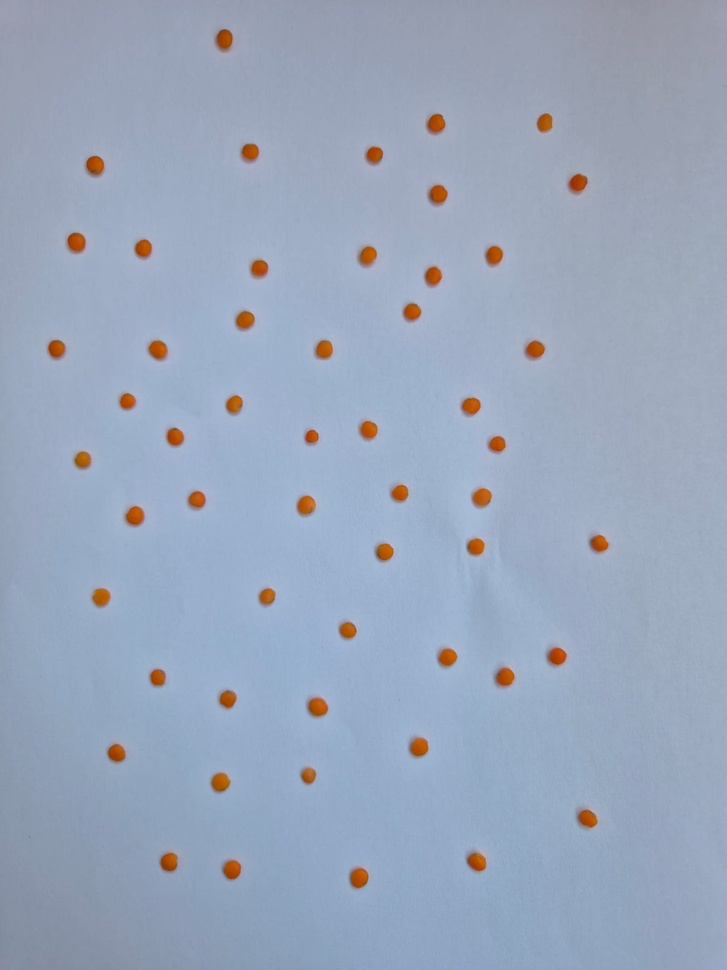
#> input picture images/mercimek.jpg, 727 x 970 px, shrunk from 1200 x 1600 before the run, found by its file name
$ python mercimek_sayisi.py
#> lines starting #> are read from the running program, lines starting #| are printed output that depends on the picture; after the words box and inside, x2 and y2 are one past the last pixel; in counts of white or black regions, pixels touching at a corner belong together
import cv2
import numpy as np
import matplotlib.pyplot as plt

# 1. Görüntüyü yükleme
image = cv2.imread('images/mercimek.jpg')
#> image is the input picture: shape (970, 727, 3); mean B, G, R 188.5, 167.2, 153.8
original = cv2.cvtColor(image, cv2.COLOR_BGR2RGB)

# 2. Gri tonlamaya çevirme
gray = cv2.cvtColor(image, cv2.COLOR_BGR2GRAY)
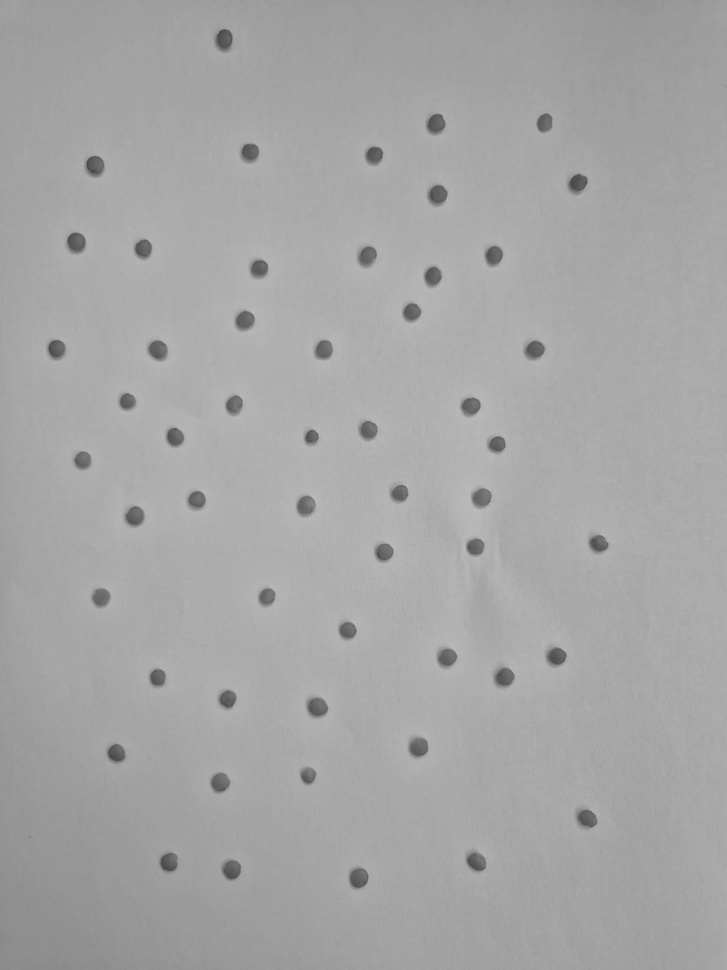
#> gray: shape (970, 727); min 63, max 194, mean 165.6

# 3. Gaussian bulanıklaştırma
blurred = cv2.GaussianBlur(gray, (11, 11), 0)

# 4. Eşikleme
_, thresh = cv2.threshold(blurred, 0, 255, cv2.THRESH_BINARY_INV + cv2.THRESH_OTSU)
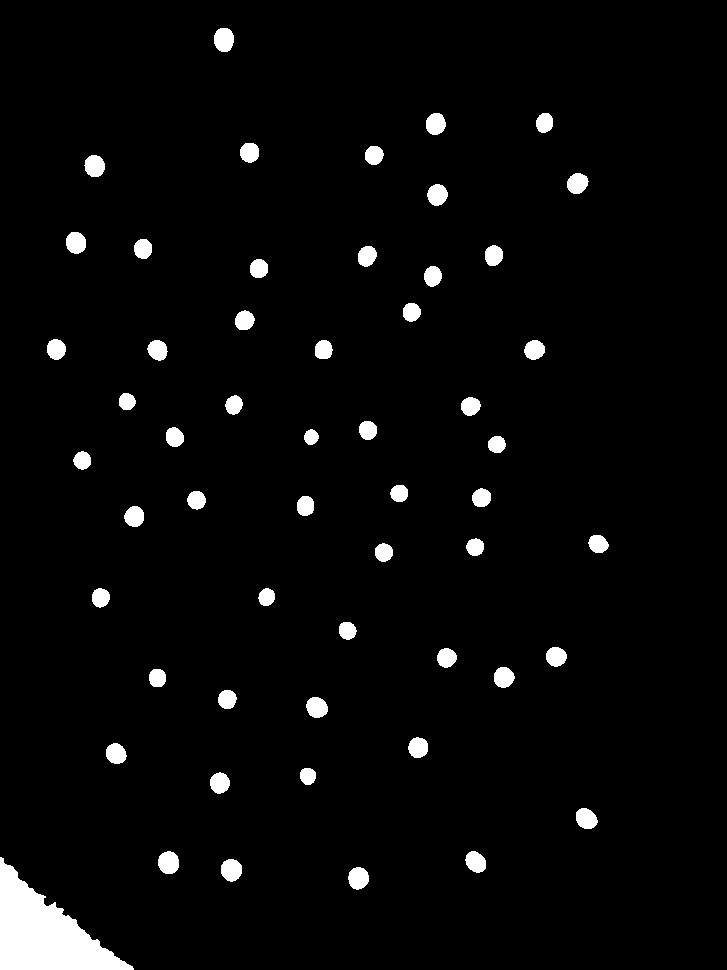
#> thresh: shape (970, 727); 3.3% white; 55 white regions, largest, box (x1, y1, x2, y2) and area: (0, 857, 134, 970) 7299, (214, 28, 234, 52) 394, (158, 851, 179, 874) 389

# 5. Morfolojik açma (gürültü temizleme)
kernel = np.ones((3,3), np.uint8)
opened = cv2.morphologyEx(thresh, cv2.MORPH_OPEN, kernel, iterations=2)
#> opened: shape (970, 727); 3.3% white; 55 white regions

# 6. Kontur bulma
contours, _ = cv2.findContours(opened, cv2.RETR_EXTERNAL, cv2.CHAIN_APPROX_SIMPLE)
#> contours = 55 contours; largest, box (x1, y1, x2, y2) and area: (0, 858, 133, 970) 7068, (214, 28, 234, 52) 362, (158, 852, 179, 874) 354, (221, 859, 242, 881) 345, (349, 867, 369, 889) 334
count = len(contours)
#> count = 55

# Konturları çizme
output = original.copy()
cv2.drawContours(output, contours, -1, (0, 255, 0), 2)
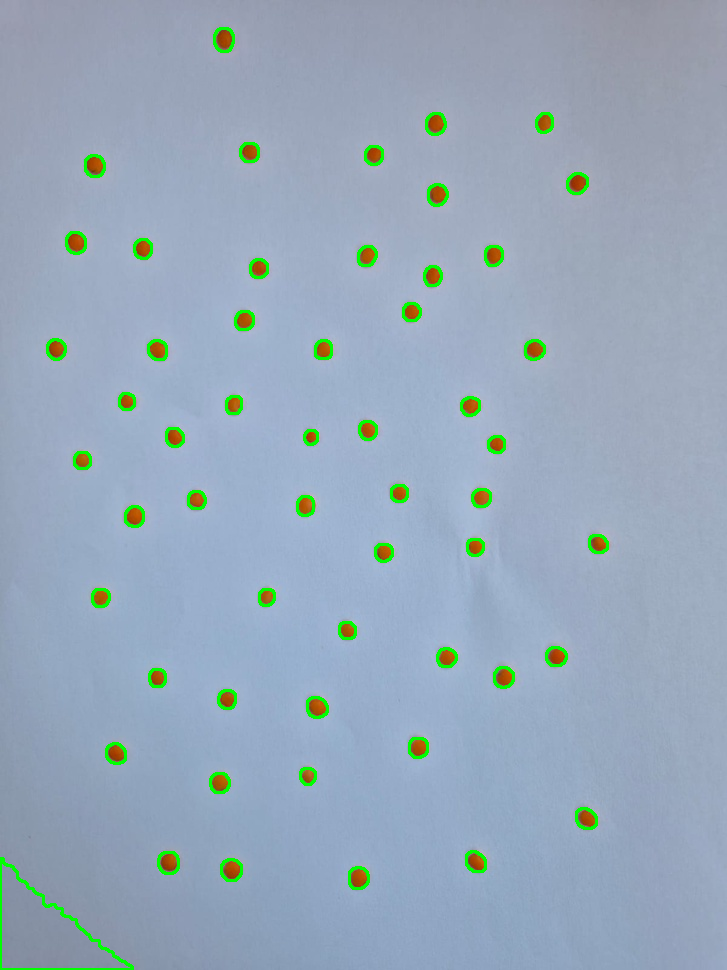
#> output: shape (970, 727, 3); mean R, G, B 151.2, 169.2, 186.3

# 7. Görselleştirme
titles = ['Orijinal Görüntü', 'Gri Tonlama', 'Gaussian Blur', 'Eşikleme', 'Açma (Morfolojik)', f'Sonuç - Sayı: {count}']
#> titles = ['Orijinal Görüntü', 'Gri Tonlama', 'Gaussian Blur', 'Eşikleme', 'Açma (Morfolojik)', 'Sonuç - Sayı: 55']
images = [original, gray, blurred, thresh, opened, output]

plt.figure(figsize=(15, 10))
for i in range(6):
    plt.subplot(2, 3, i+1)
    if i == 1 or i == 2 or i == 3 or i == 4:
        plt.imshow(images[i], cmap='gray')
    else:
        plt.imshow(images[i])
    plt.title(titles[i])
    plt.axis('off')

plt.tight_layout()
plt.show()

print(f"Toplam mercimek tanesi sayısı: {count}")
#| Toplam mercimek tanesi sayısı: 55

$ run again, with images/evrak2.jpg copied over images/mercimek.jpg
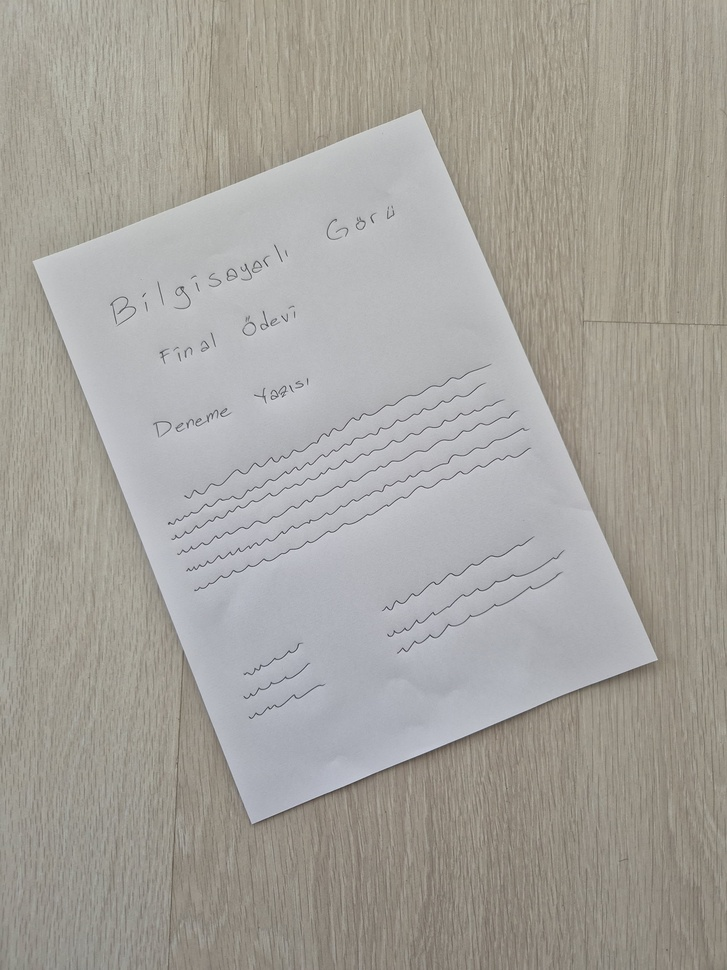
#> input picture images/evrak2.jpg, 727 x 970 px, shrunk from 3000 x 4000 before the run, found by its file name
#> image is the input picture: shape (970, 727, 3); mean B, G, R 155.9, 162, 165.1
#> `_, thresh = cv2.threshold(blurred, 0, 255, cv2.THRESH_BINARY_INV + cv2..`:
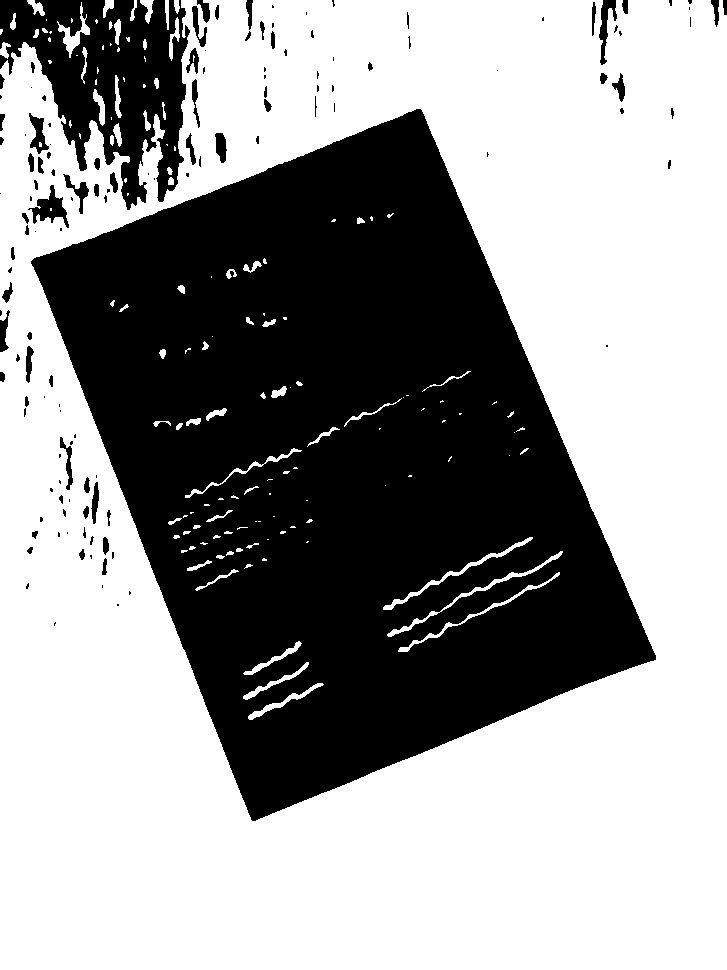
#> thresh: shape (970, 727); 60.6% white; 135 black regions (70 under 20 px), largest, box (x1, y1, x2, y2) and area: (31, 109, 656, 821) 250282, (0, 0, 190, 210) 20983, (28, 185, 69, 228) 682
#> opened: shape (970, 727); 59.5% white; 109 black regions (56 under 20 px)
#> contours = 18 contours, 1 with area under 20; largest, box (x1, y1, x2, y2) and area: (0, 0, 727, 970) 676108, (63, 28, 80, 51) 206, (93, 93, 105, 124) 158, (152, 117, 164, 142) 136, (198, 11, 206, 36) 114
#> count = 18
#> `cv2.drawContours(output, contours, -1, (0, 255, 0), 2)`:
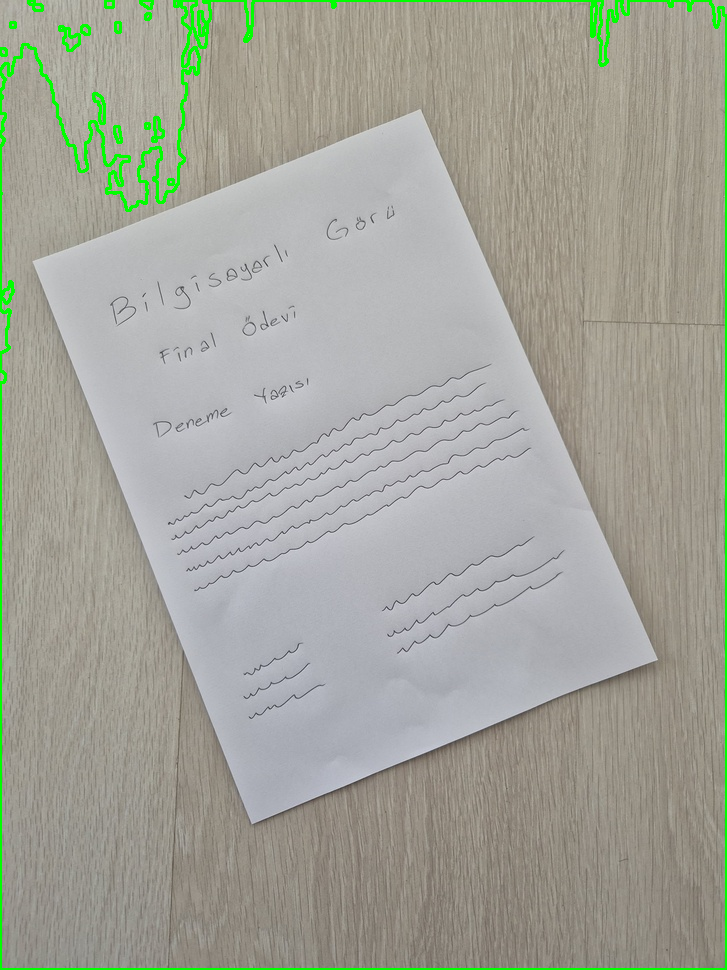
#> output: shape (970, 727, 3); mean R, G, B 162, 163.8, 153.1
#> titles = ['Orijinal Görüntü', 'Gri Tonlama', 'Gaussian Blur', 'Eşikleme', 'Açma (Morfolojik)', 'Sonuç - Sayı: 18']
#| Toplam mercimek tanesi sayısı: 18
